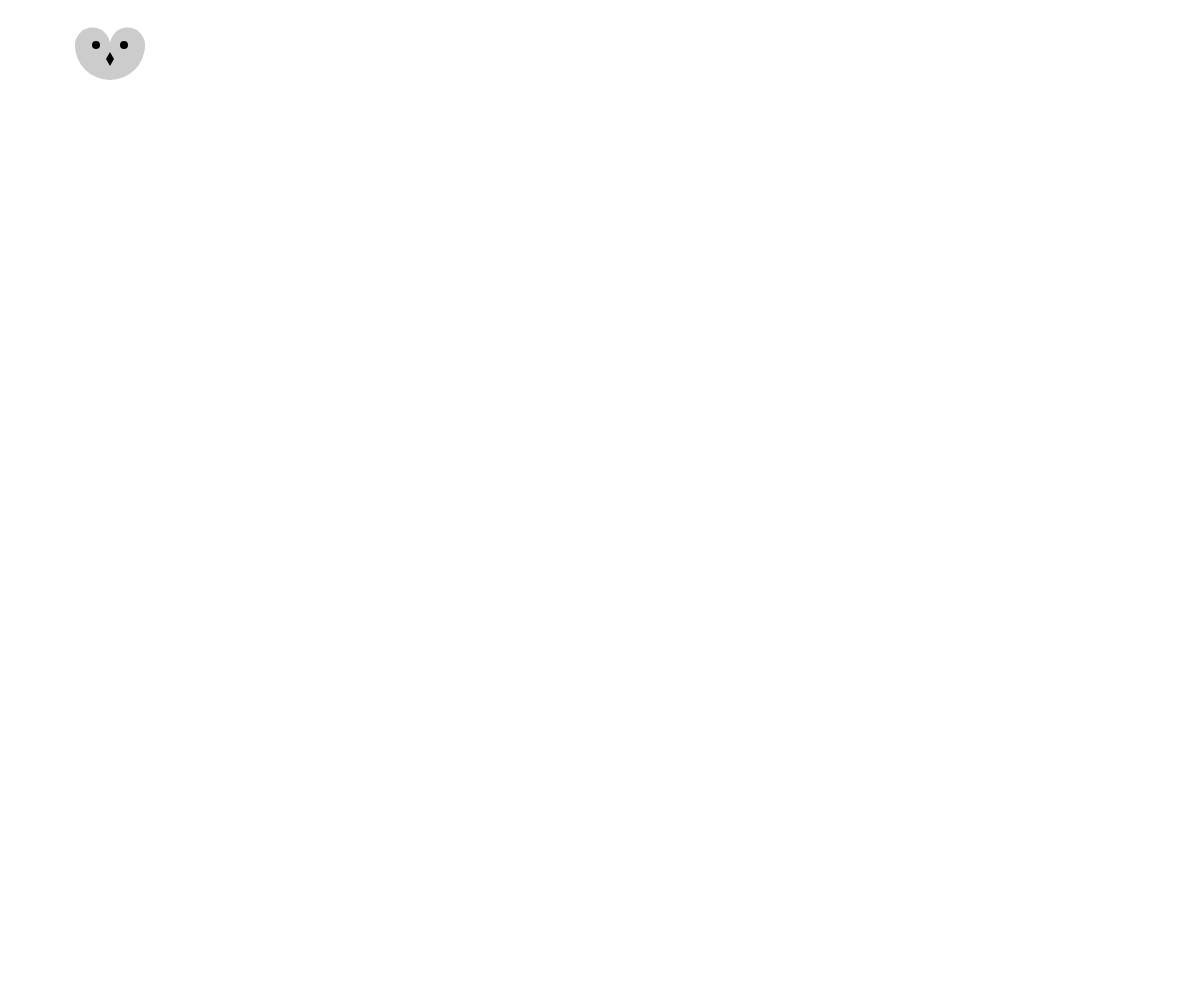
Frame 1 (no input)
Frame 60 (no input): identical to frame 1, image omitted
Frame 120 (the mouse pressed at the canvas centre since frame 60): identical to frame 1, image omitted

The p5.js sketch that drew this single still picture (run headless with seeded random() and noise() and a simulated clock; from frame 60 on, the mouse is pressed at the canvas centre):

// p5.js sketch
// ── sketch.js
function setup() {
  createCanvas(windowWidth,windowHeight); 
}

function draw(){
  background(255);
	owl();
}
function owl(){
  push();
  translate(110,110);
  stroke(0);
	line(0,-35,0,-65);
	noStroke();
	fill(204);
	ellipse(-17.5, -65,35,35);//left eye dome
	ellipse(17.5,-65,35,35);//right eye dome
	arc(0,-65,70,70,0,PI);//chin
	fill(0);
	ellipse(-14,-65,8,8);//left eye
	ellipse(14,-65,8,8);//right eye
	quad(0,-58,4,-51,0,-44,-4,-51);//beak
	pop();
}
